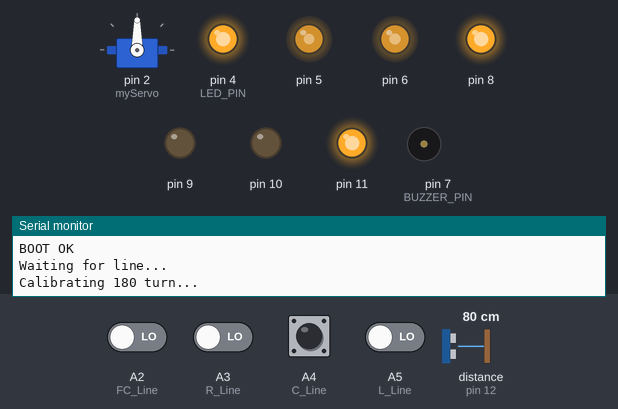
Bench run of a sketch on a simulated Arduino Uno, built with avr-gcc and run on an emulated ATmega328P. On the bench: servo, output pins drawn as LEDs (lit = HIGH), buzzer (waves = sounding), the last lines printed to the serial monitor. Inputs (shaded band) come from the test bench; at power-on: A4 (C_Line) HIGH, A2 (FC_Line), A3 (R_Line), A5 (L_Line) LOW, distance to the obstacle (sensor on pin 12) 80 cm. The echo pulse lasts 58.3 µs per cm; pins used as bus, display or sensor lines are not drawn.

Above: at 0.8 s.
0.9 s: A4 (C_Line) pulsed LOW 5 times (0.12 s each, 0.3 s apart)
At 3.0 s:
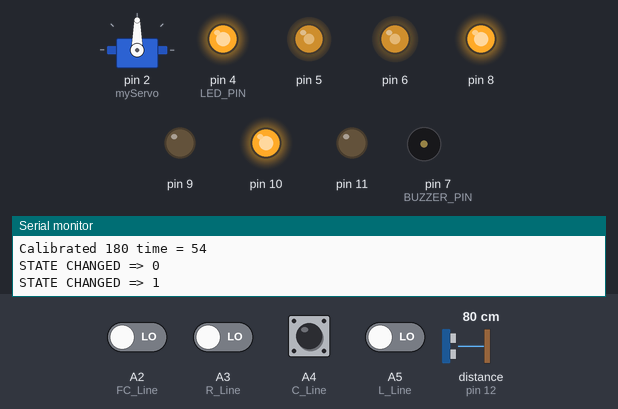
3.9 s: A4 (C_Line) driven LOW
At 4.22 s:
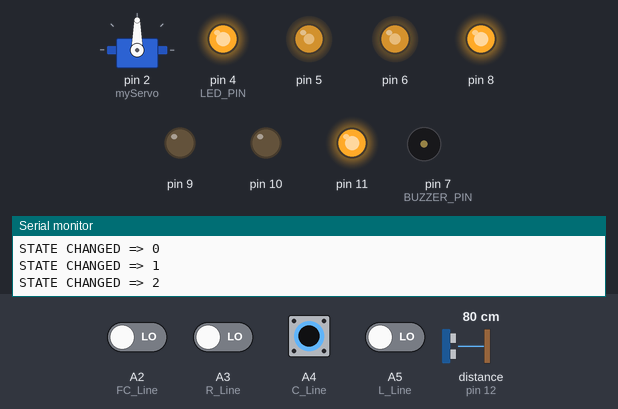
6.9 s: A3 (R_Line) driven HIGH
At 7.5 s:
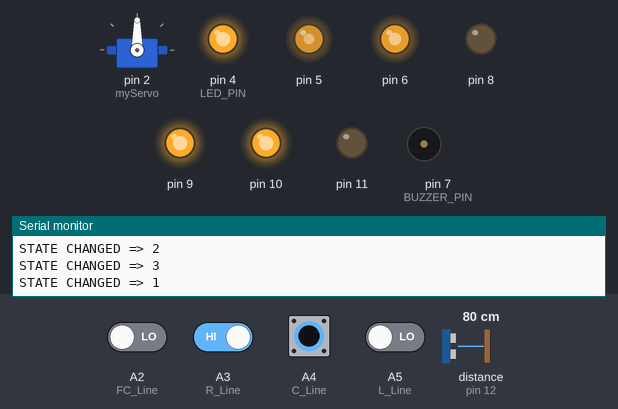
8.4 s: A5 (L_Line) driven HIGH
At 12.0 s:
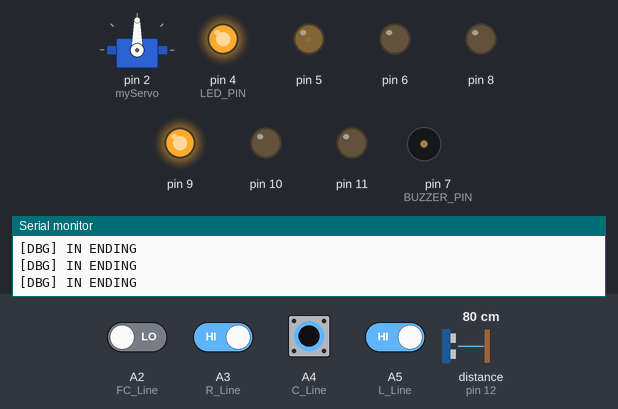
Timing chart, 0 to 12.4 s (numbered marks = the images above; inputs shaded):
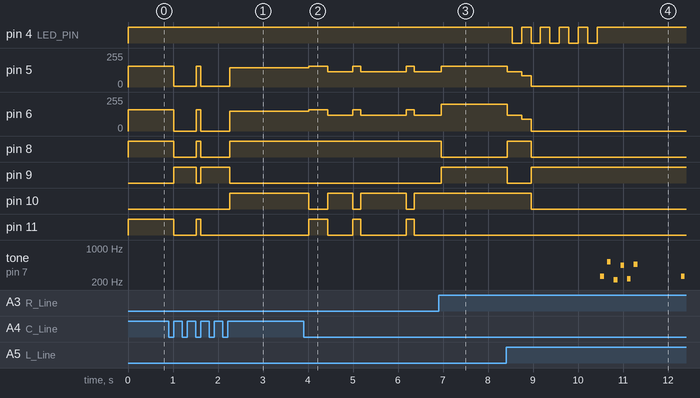

Measured:
- after the input at 0.9 s, pin 5: 155/255 → 5/255 after 0.12 s, → 155/255 0.50 s later, → 5/255 0.10 s later, → 145/255 0.65 s later; pin 6: 160/255 → 0/255 after 0.12 s, → 160/255 0.50 s later, → 0/255 0.10 s later, → 150/255 0.65 s later
- after the input at 3.9 s, pin 5: goes 155/255 0.42 s, 115/255 0.56 s, 155/255 0.18 s, 115/255 1.0 s, 155/255 0.18 s, then 115/255, starting after 0.12 s; pin 6: goes 160/255 0.42 s, 120/255 0.56 s, 160/255 0.18 s, 120/255 1.0 s, 160/255 0.18 s, then 120/255, starting after 0.12 s
- after the input at 6.9 s, pin 8: HIGH → LOW after 0.06 s; pin 9: LOW → HIGH after 0.06 s; pin 10: stays HIGH (without the input it goes to LOW after 0.97 s); pin 11: stays LOW (without the input it goes to HIGH after 0.97 s)
- after the input at 8.4 s, pin 4 (LED_PIN): alternates HIGH for 0.21 s and LOW for 0.21 s, 10 changes in all, then stays HIGH, starting after 0.14 s; pin 5: 155/255 → 115/255 at once, → 85/255 0.32 s later, → 5/255 0.21 s later

The sketch:

LT.ino
```cpp
#include "Robot.h"
#include "Arrival.h"
#include "Ending.h"
#include <Servo.h>
/*
  =====================================================
  [main.ino 역할]
  - 전체 상태머신(FlowState)을 굴리는 메인 제어부
  - 센서(IR/초음파)를 주기적으로 읽고,
    조건에 따라 상태를 바꾸며 DriveControl의 모터 API를 호출한다.

  [중요]
  - driveLineFollow / driveSetRaw / driveStop 같은 "하드웨어 제어"는
    DriveControl.cpp에 구현되어 있어야 한다.
  - ArrivalDetector(도착 판정)는 Arrival.cpp에서 구현되어 있어야 한다.
  =====================================================
*/

// -----------------------------------------------------
// [상태 변수]
// - state: 현재 로봇이 어떤 모드로 동작 중인지 나타냄
//   WAIT_START         : 출발 대기(중앙 센서가 라인 감지하면 출발)
//   LINE_TRACE         : 라인 추적 주행
//   SEARCH_ROTATE      : 라인 유실 시 제자리 회전 탐색
//   SEARCH_SPIRAL      : 회전 탐색 실패 후 스파이럴 탐색
//   OBSTACLE           : 장애물 거리 판단(감속/정지)
//   STOP_HOLD          : 장애물 너무 가까울 때 2초 정지
//   ESCAPE             : 탈출(제자리 회전하면서 라인 재획득)
//   ENDING             : 도착/이탈/종료 -> 정지 유지
//   CROSS_TURN_LEFT    : 교차로에서 좌회전 하는 경우
//   CROSS_GO_STRAIGHT  : 교차로에서 직진하는 경우
// -----------------------------------------------------
static FlowState state = FlowState::WAIT_START;

// -----------------------------------------------------
// [도착 판정 객체]
// - ArrivalDetector::update(ir, deltaMs)가 true를 반환하면 도착 확정
// - 내부에서 "패턴이 일정 시간 유지"를 카운트한다.
// -----------------------------------------------------
ArrivalDetector arrival;

// -----------------------------------------------------
// [Ending 제어 객체]
// - EndingController::start()가 호출되면 엔딩 시퀀스(감속 -> 정지 유지)가 시작
// - EndingController::update(deltaMs)는 엔딩 단계 진행을 수행 / 내부에서 경과 시간을 누적해 단계 전환을 관리
// - EndingController::isFinished()가 true를 반환하면 엔딩 동작 완료로 판단
// -----------------------------------------------------
EndingController ending;

// -----------------------------------------------------
// [시간/카운터 변수]
// - lostStart   : 라인 유실(흰,흰,흰)이 시작된 시각 기록
// - rotateStart : 회전 탐색(SEARCH_ROTATE)에서 회전 1바퀴 시간 카운트용 기준 시각
// - spiralStart : 스파이럴 탐색 시작 시간(15초 제한용)
// - stopStart   : STOP_HOLD(2초 정지) 시작 시간
// - rotateCount : 회전 탐색에서 몇 바퀴 돌았는지 카운트(시간 기준으로 근사) : 불필요시 제거 예정
// -----------------------------------------------------
static unsigned long lostStart = 0;
static unsigned long rotateStart = 0;
static unsigned long spiralStart = 0;
static unsigned long stopStart = 0;
static int rotateCount = 0;


Servo myServo;
// ---------------- 장애물 관련 변수들 ----------------
// 장애물 감지 -> 정지/회피 -> 라인복귀 과정에서
// 상태가 불필요하게 반복 진입/무한 루프 방지 용도
// ex) ESCAPE 직후에도 장애물을 보고 있어서
//     LINE_TRACE 진입 후, 다시 OBSTACLE로 재진입
static bool obstacleMode = false;           //현재 장애물 처리 루틴에 들어와 있는 상태를 표시
static unsigned long obstacleCooldown = 0;  //장애물 회피가 끝난 시각 기록.  ESCAPE 직후 같은 장애물 다시 감지 방지
constexpr unsigned long COOLDOWN = 2000;    // 2초 재감지 방지
static unsigned long escapeStart = 0;       //ESCAPE 상태가 시작된 시각(ms)을 기록
static unsigned long waitStartTime = 0;     //초기 waittime 대기 시간


// // 서범 : 0224
// static unsigned long turnStart = 0;
// static uint8_t cnt111 = 0;    // 111 연속 카운트
// static uint8_t cnt011F = 0;   // (011 + F=1) 연속 카운트

// ---------------- 시간 상수 ----------------
// LOOP_PERIOD_MS : loop 주기(50ms). deltaMs를 고정값으로 update에 넣기 위해 사용
// LOST_TRIGGER   : 라인 유실이 200ms 이상 지속되면 탐색 모드로 전환
// ROTATE_TIME    : 제자리 회전 탐색 "1바퀴"를 시간으로 근사(현재 2000ms 임시)
// SPIRAL_MAX     : 스파이럴 탐색 최대 시간(10초). 초과하면 ENDING(정지)
// STOP_TIME      : 장애물이 너무 가까울 때 정지 유지 시간(2초)
constexpr unsigned long LOOP_PERIOD_MS = 35;  // ★ 루프 주기(고정 deltaMs로 쓸 값)
constexpr unsigned long LOST_TRIGGER = 50;
//constexpr unsigned long ROTATE_TIME    = 2000;   // ★ 1회전 = 2000ms (임시값, 조정 필요) ->getCalibrated180() *2로 리턴
constexpr unsigned long SPIRAL_MAX = 10000;  // 10초 후 이탈
constexpr unsigned long STOP_TIME = 2000;    // 장애물 정지 2초

// 서범 : 0224
constexpr unsigned long TURN_FORWARD_MS = 100;   // 회전 시 안정 전진
constexpr unsigned long TURN_TIMEOUT_MS = 1200;  // 좌회전 안전 타임아웃
constexpr unsigned long STRAIGHT_PASS_MS = 200;  // ㅏ자에서 직진 통과 시간
constexpr uint8_t HIT_111 = 3;
constexpr uint8_t HIT_011F = 2;
// 분기 처리 후 재판정 방지(락아웃) - 루프/연속 오판 방지
static unsigned long crossLockUntil = 0;
constexpr unsigned long CROSS_LOCK_MS = 350;

void setup() {
  // ---------------------------------------------------
  // [시리얼 디버그]
  // ---------------------------------------------------
  Serial.begin(9600);
  Serial.println("BOOT OK");

  // ---------------------------------------------------
  // [센서 핀모드]
  // - IR 센서 3개: 디지털 입력
  // - 초음파: trig 출력 / echo 입력
  // ---------------------------------------------------
  pinMode(L_Line, INPUT);
  pinMode(C_Line, INPUT);
  pinMode(R_Line, INPUT);
  pinMode(FC_Line, INPUT);
  pinMode(trigPin, OUTPUT);
  pinMode(echoPin, INPUT);
  /* ---------------------------------------------------
  // 2026.02.24
  // [ 초기 서보모터 각도 고정 ]
  * --------------------------------------------------- */
  myServo.attach(2);  // 서보 연결 핀
  myServo.write(90);  // 시작 각도 (0~180)

  // ---------------------------------------------------
  // [LED, 부저 핀모드]
  // ---------------------------------------------------
  pinMode(LED_PIN, OUTPUT);
  digitalWrite(LED_PIN, HIGH);  // 주행 기본 ON

  pinMode(BUZZER_PIN, OUTPUT);
  digitalWrite(BUZZER_PIN, LOW);

  /* ---------------------------------------------------
  // 2026.02.24
  // [ 초기 서보모터 각도 고정 ]
  * --------------------------------------------------- */
  myServo.attach(2);  // 서보 연결 핀
  myServo.write(90);  // 시작 각도 (0~180)

  // ---------------------------------------------------
  // [모터 초기화]
  // - DriveControl.cpp의 driveInit()에서 모터 핀 OUTPUT 설정 + 정지 초기화
  // ---------------------------------------------------
  driveInit();

  //디버깅용
  Serial.println("Waiting for line...");

  if (!acquireLineInSetup(10000)) {
    Serial.println("Line not found. STOP.");
    while (1)
      ;
  }

  //디버깅용
  Serial.println("Calibrating 180 turn...");

  //디버깅용
  if (!calibrateTurn180InSetup(2, 8000)) {
    Serial.println("Calibration failed.");
    while (1)
      ;
  }

  //디버깅용
  Serial.print("Calibrated 180 time = ");

  ///180도 회전용 !!!! 리턴값~
  Serial.println(getCalibrated180());


  // ---------------------------------------------------
  // [도착 판정 초기화]
  // - 이전 테스트 값이 남는 것을 방지
  // ---------------------------------------------------
  arrival.reset();
}


void loop() {
  // ---------------------------------------------------
  // [루프 주기 제한]
  // - 50ms마다 한 번만 실행되도록 제한
  // - ArrivalDetector.update()에 deltaMs=50을 넣는 근거가 됨
  // ---------------------------------------------------
  static unsigned long lastLoopMs = 0;
  unsigned long now = millis();
  if (now - lastLoopMs < LOOP_PERIOD_MS) return;
  lastLoopMs = now;

  // ---------------------------------------------------
  // [센서 읽기]
  // - ir.L/C/R : 라인센서 상태(LOW=흰색, HIGH=검정색)
  // - dist     : 초음파 거리(cm), 실패시 -1
  // ---------------------------------------------------
  IRSample ir = readIR();
  long dist = readUltrasonicCm();


  // ---------------------------------------------------
  // [상태머신]
  // - st가 시작된 시각(ms)을 기록ate 값에 따라 실행하는 동작이 달라짐
  // ---------------------------------------------------
  switch (state) {

    //WAIT_START 수정 : 0226 임진효
    //setup이후 센서가 탈출하는 경우가 있음 이때 보정 후 주행
    case FlowState::WAIT_START:
      {

        // 처음 진입했을 때 시간 기록
        if (waitStartTime == 0)
          waitStartTime = now;

        // 중앙 센서가 검정이면 바로 출발
        if (isBlack(ir.C)) {
          waitStartTime = 0;  // 다음에 다시 쓸 수 있도록 초기화
          state = FlowState::LINE_TRACE;
          break;
        }

        // 100ms 동안 검정 못 보면 회전 탐색으로 전환
        if (now - waitStartTime >= 100) {
          waitStartTime = 0;
          rotateStart = now;  // SEARCH_ROTATE용 초기화
          rotateCount = 0;
          state = FlowState::SEARCH_ROTATE;
        }

        break;
      }

    case FlowState::LINE_TRACE:
      {
        // 1) 도착 판정


        // [도착 판정 ] - 김유진 도착 판정 (2026.02.25)
        // -----------------------------
        bool candidateArrival = isBlack(ir.L) && isWhite(ir.C) && isBlack(ir.R);

        // 후보면 움직임 안정화 : 흔들림 줄여서 101 유지 도움
        if (candidateArrival) {
          driveSetRaw(120, 120);  // 실제로 굴러가는 최소값으로 조정 필요
        }

        bool arrived = arrival.update(ir, LOOP_PERIOD_MS);
        if (arrived) {
          Serial.println("GO ENDING: ARRIVAL");
          ending.start();
          state = FlowState::ENDING;
          break;
        }

        // -----------------------------
        // [라인 이전값 저장]
        // - 라인 유실이 아닐 때 이전 값 저장
        // 김유진 (2026.02.25)
        // -----------------------------
        if (!candidateArrival && (isBlack(ir.L) || isBlack(ir.C) || isBlack(ir.R))) {
          driveLineFollow_detail(ir, SPEED_BASE);  // 100

          // 정상일 때만 prev_ir 갱신
          prev_ir = ir;
          hasPrevIr = true;
        }

        // 2) 교차로(111) → 좌회전 모드
        if (isBlack(ir.L) && isBlack(ir.C) && isBlack(ir.R)) {
          state = FlowState::CROSS_TURN_LEFT;
          break;
        }

        // 3) 라인 추적 (라인 하나라도 있으면 주행)
        if (isBlack(ir.L) || isBlack(ir.C) || isBlack(ir.R)) {
          driveLineFollow_detail(ir, SPEED_BASE);
          prev_ir = ir;
          hasPrevIr = true;
        }

        // 4) 라인 유실 판정 (000이 200ms 지속되면 탐색)
        if (isWhite(ir.L) && isWhite(ir.C) && isWhite(ir.R)) {
          if (lostStart == 0) lostStart = now;

          if (now - lostStart >= LOST_TRIGGER) {
            rotateCount = 0;
            rotateStart = now;
            state = FlowState::SEARCH_ROTATE;
            break;
          }
        } else {
          lostStart = 0;
        }

        // 5) 장애물 판정
        if (!obstacleMode && isObstacleStable(dist) && (now - obstacleCooldown > COOLDOWN)) {
          obstacleMode = true;
          state = FlowState::OBSTACLE;
          break;
        }

        break;
      }

    case FlowState::CROSS_TURN_LEFT:
      {
        // 좌회전(제자리 회전)
        driveSetRaw(SPEED_BASE+40, -SPEED_BASE-40);

        // 라인 재획득하면 복귀
        if (isBlack(ir.L) || isBlack(ir.C) || isBlack(ir.R)) {
          state = FlowState::LINE_TRACE;
        }

        break;  // ★ 필수
      }

    case FlowState::SEARCH_ROTATE:
      {
        driveSetRaw(SPEED_ROTATE, -SPEED_ROTATE);

        // "1바퀴" 시간 기준 카운트 (현재: 360도 = 2*180)
        if (now - rotateStart >= 2 * getCalibrated180()) {
          rotateCount++;
          rotateStart = now;
        }

        // 라인 재획득 시 복귀
        if (!(isWhite(ir.L) && isWhite(ir.C) && isWhite(ir.R))) {
          state = FlowState::LINE_TRACE;
          break;
        }

        // 2회전 초과 → 사각 탐색(SEARCH_SPIRAL)
        if (rotateCount > 2) {
          spiralStart = now;
          state = FlowState::SEARCH_SPIRAL;
          break;
        }

        break;
      }

    case FlowState::SEARCH_SPIRAL:
      {
        square_search(ir.L, ir.C, ir.R);

        // 라인 재획득 시 복귀
        if (isBlack(ir.L) || isBlack(ir.C) || isBlack(ir.R)) {
          state = FlowState::LINE_TRACE;
          break;
        }

        // (원하면 시간 제한도 다시 넣어라)
        // if (now - spiralStart >= SPIRAL_MAX) state = FlowState::ENDING;

        break;
      }

    case FlowState::OBSTACLE:
      {
        // 장애물 해제
        if (dist > 30) {
          obstacleMode = false;
          state = FlowState::LINE_TRACE;
          break;
        }

        // 너무 가까우면 정지
        if (dist <= 10) {
          driveStop();
          stopStart = now;
          state = FlowState::STOP_HOLD;
          break;
        }

        // 그 외 감속 주행
        driveLineFollow_detail(ir, SPEED_SLOW);
        break;
      }

    case FlowState::STOP_HOLD:
      {
        if (now - stopStart >= STOP_TIME) {
          escapeStart = now;
          state = FlowState::ESCAPE;
        }
        break;
      }

    case FlowState::ESCAPE:
      {
        driveSetRaw(SPEED_ROTATE, -SPEED_ROTATE);

        if ((now - escapeStart > 800) && isBlack(ir.C)) {
          obstacleMode = false;
          obstacleCooldown = now;
          state = FlowState::LINE_TRACE;
        }
        break;
      }

    //   case FlowState::ENDING:
    //     {
    //       ending.update(LOOP_PERIOD_MS);
    //       if (ending.isFinished()) driveStop();
    //       break;
    //     }
    // }
    // if (!(isWhite(ir.L) && isWhite(ir.C) && isWhite(ir.R))) {
    //   state = FlowState::LINE_TRACE;
    //   break;
    // }


    // =================================================
    // 7) ENDING
    // - 도착/이탈 등 종료 상태
    // - 모터 정지 유지
    // // 김유진 - Ending 구현 (2026.02.23)
    // =================================================
    case FlowState::ENDING:
      Serial.println("[DBG] IN ENDING");
      ending.update(LOOP_PERIOD_MS);
      if (ending.isFinished()) driveStop();
      break;
  }

  // ---------------------------------------------------
  // [디버깅: 상태 변경 순간만 출력]
  // - prevState와 다를 때만 출력해서 시리얼 스팸 방지
  // ---------------------------------------------------
  static int prevState = -1;
  int curState = (int)state;
  if (curState != prevState) {
    Serial.print("STATE CHANGED => ");
    Serial.println(curState);
    prevState = curState;
  }
}
```

Arrival.cpp
```cpp
//====================================================
// 작업자 : 김유진
// 최신화 일자 : 2026_02_25
// 용도 : 도착 패턴 구현부
//====================================================

#include "Arrival.h"

//constexpr unsigned long ARRIVAL_TIME = 300; // 300ms 유지

// void ArrivalDetector::reset(){
//     holdTime = 0;
// }
// bool ArrivalDetector::update(const IRSample& ir, unsigned long deltaMs){

//     // 도착 패턴: 검정 - 흰색 - 검정
//     if(isBlack(ir.L) && isWhite(ir.C) && isBlack(ir.R)){
//         holdTime += deltaMs;
//         Serial.print("[ARR] holdTime=");
//         Serial.println(holdTime);
//         if(holdTime >= 300){
//             return true;
//         }
//     }
//     else{
//         if (holdTime > 0) Serial.println("[ARR] reset");
//         holdTime = 0;
//     }

//     return false;
// }


#include "Arrival.h"

// HIT: 몇 점 이상이면 도착 확정
constexpr int8_t ARRIVAL_HIT = 4;

// 시간 창: 이 시간 안에 HIT 못 채우면 리셋
constexpr unsigned long ARRIVAL_WINDOW_MS = 800;

// 101이면 +, 아니면 - (대각선 내성 조절)
constexpr int8_t SCORE_UP = 1;
constexpr int8_t SCORE_DOWN = 1;

void ArrivalDetector::reset() {
  score = 0;
  windowMs = 0;
}

bool ArrivalDetector::update(const IRSample& ir, unsigned long deltaMs) {

  bool is101 = isBlack(ir.L) && isWhite(ir.C) && isBlack(ir.R);

  // 판정 시간 창 누적
  windowMs += deltaMs;

  if (is101) {
    if (score < ARRIVAL_HIT) score += SCORE_UP;
  } else {
    if (score > 0) score -= SCORE_DOWN;   // 감쇠 (0 아래로는 안 내려가지 않도록)
  }

  // 디버그
  // Serial.print("[ARR] is101=");
  // Serial.print(is101);
  // Serial.print(" score=");
  // Serial.print(score);
  // Serial.print(" windowMs=");
  // Serial.println(windowMs);

  // 도착 확정
  if (score >= ARRIVAL_HIT) {
    return true;
  }

  // 시간 초과면 리셋 (오탐/잡음 방지)
  if (windowMs >= ARRIVAL_WINDOW_MS) {
    score = 0;
    windowMs = 0;
  }

  return false;
}
```

Arrival.h
```cpp
//====================================================
// 작업자 : 김유진
// 최신화 일자 : 2026_02_25
// 용도 : 도착 패턴 판별 모듈
// 기능 : 101 패턴이 누적 4회 이상 관측되면 도착으로 확정 (중간 1~2회 끊김은 감쇠 방식으로 허용)
//====================================================

#ifndef ARRIVAL_H
#define ARRIVAL_H

#include "Robot.h"


class ArrivalDetector {
public:
    void reset();
    bool update(const IRSample& ir, unsigned long deltaMs);

private:
    //unsigned long holdTime = 0;
    int8_t score = 0;                 // 누적 점수 (0~HIT)
    unsigned long windowMs = 0;       // 판정 시간 창 누적
};
#endif
```

Ending.h
```cpp
//====================================================
// 작업자 : 김유진
// 최신화 일자 : 2026_02_21
// 용도 : Ending 상태 표시 및 차량 정지 제어
//====================================================
#ifndef ENDING_H
#define ENDING_H

#include "Robot.h"
#include "Pitches.h"
class EndingController {
public:
	void start();
	void update(unsigned long deltaMs);
	bool isFinished() const;

private:
	void setLedBlink(unsigned long nowMs);
	void setLedOff();
	void beep();
	void doReduce();
	static void Play_MarioUW();

	// 진행 중 LED 깜빡임 주기
	static constexpr unsigned long BLINK_PERIOD_MS = 200;

	// 부저 소리 지속 시간(ms)
	static constexpr unsigned long BEEP_MS = 120;


};
#endif
```

Obstacle.cpp
```cpp
#include "Robot.h"
//====================================================
// 작업자 : 박서희
// 최신화 일자 : 2026_02_21
// 용도 :
// 함수 기능 :
// 매개변수 :
// return 값 :
//====================================================

bool isObstacleStable(long dist)
{
    const int THRESHOLD = 30;   // cm 이하 = 장애물
    const int REQUIRED = 3;     // 연속 횟수
    static int count = 0;

    if (dist > 0 && dist <= THRESHOLD) {
        count++;

        if (count >= REQUIRED) {
            count = 0;
            return true;
        }
    }
    else {
        count = 0;
    }

    return false;
}
```

Source omitted: Calibrate.cpp (3357 bytes), DriveControl.cpp (8496 bytes), Ending.cpp (5879 bytes), LineSearch.cpp (3663 bytes), Pitches.h (1907 bytes), Robot.h (2542 bytes)
